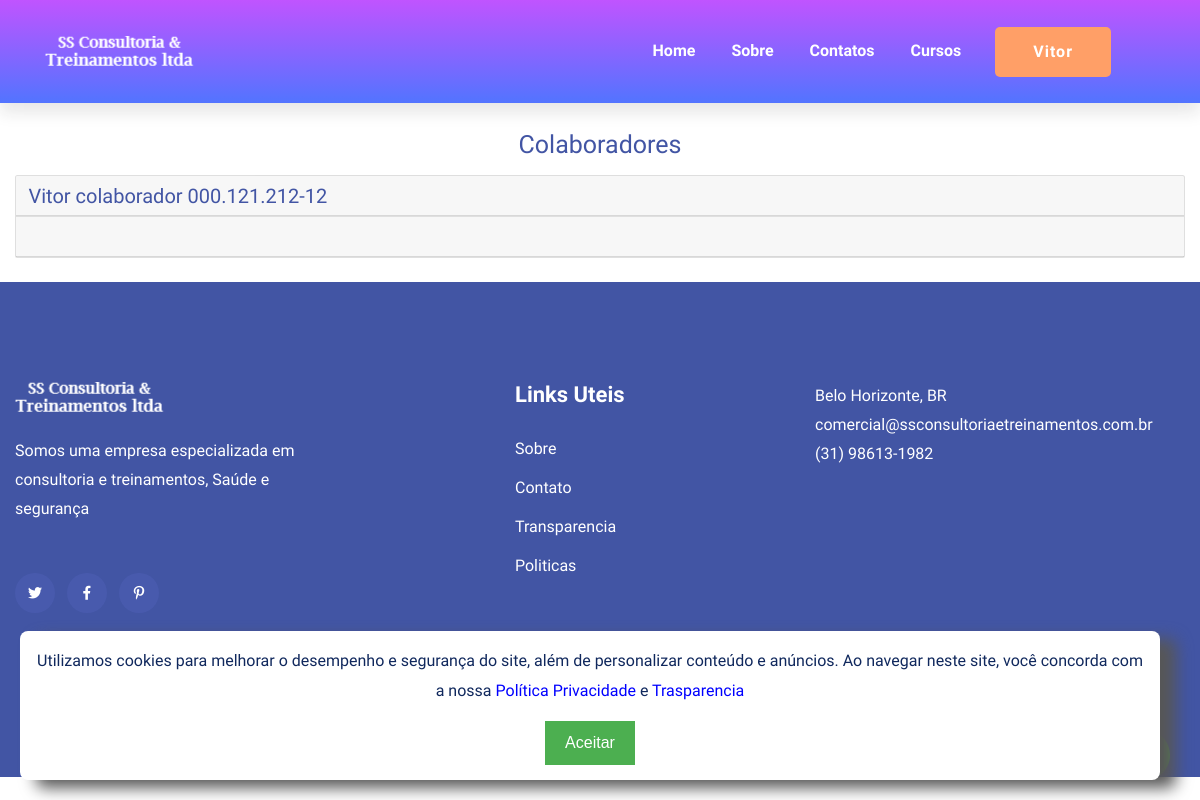
Before: /alunos/ (signed in) with the older database file.
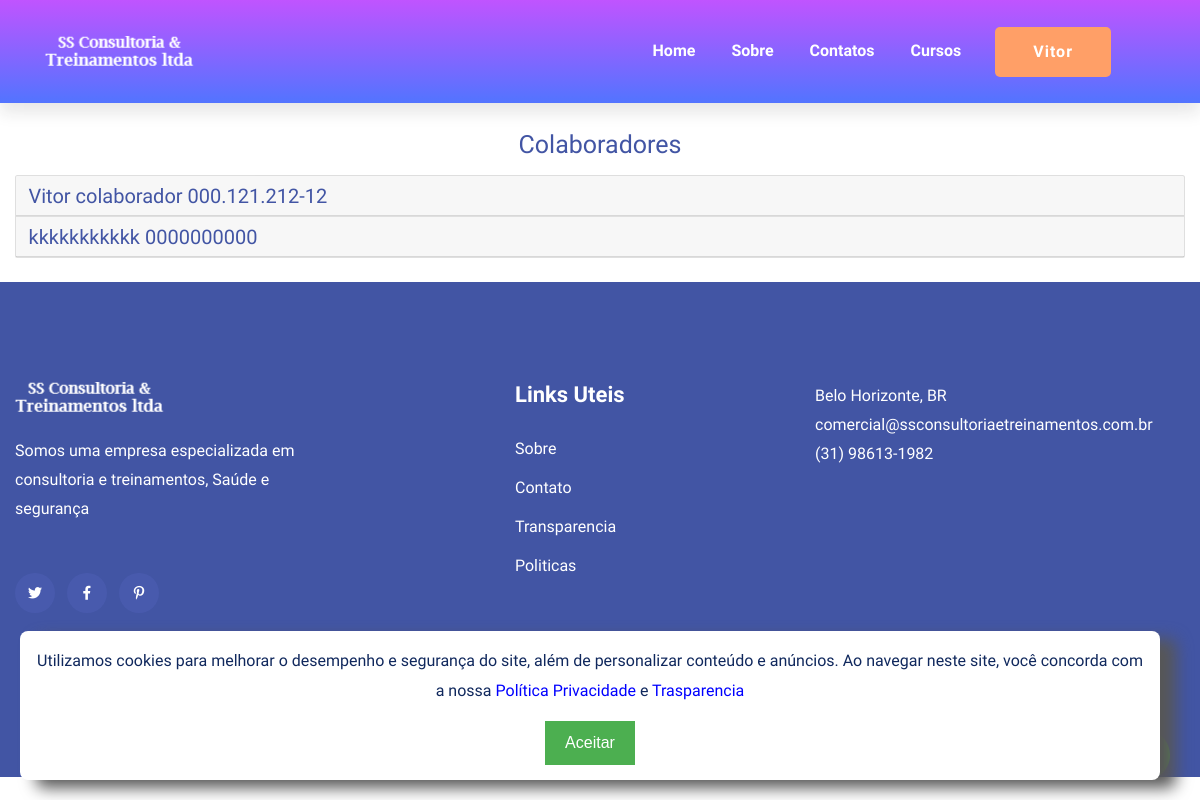
After: the same page with the newer database file.
### usuarios/models.py (models this page shows)
class USUARIO(AbstractUser):
    cpf = models.CharField(blank=True, max_length=18)
    is_gestor = models.BooleanField(default=False)
    alunos = models.ManyToManyField('self', related_name='gestores', symmetrical=False, blank=True)

### usuarios/views.py (the view)
# urls.py: path('alunos/',views.listar_alunos, name='listar_alunos'),
@login_required
def listar_alunos(request):
    if not request.user.is_gestor:
        return HttpResponseForbidden("Você não tem permissão para acessar esta página.")
    alunos = request.user.alunos.all()
    cursos = Cursos.objects.all()  # Assuming you want to list progress for all courses
    alunos_com_progresso = []
    for aluno in alunos:
        aluno_progresso = []
        for curso in cursos:
            progresso = calcular_progresso_curso(aluno, curso.id)
            pode_emitir = pode_emitir_certificado(aluno, curso.id)
            aluno_progresso.append({
                'curso': curso,
                'progresso': progresso,
                'pode_emitir': pode_emitir
            })
        alunos_com_progresso.append({
            'aluno': aluno,
            'progresso': aluno_progresso
        })
    return render(request, 'listar_alunos.html', {'alunos_com_progresso': alunos_com_progresso})

### cursos/utils.py (called while the page is built)
def calcular_progresso_curso(usuario, curso_id):
    curso = get_object_or_404(Cursos, id=curso_id)
    total_aulas = Aulas.objects.filter(curso=curso).count()
    aulas_concluidas = ProgressoAula.objects.filter(usuario=usuario, aula__curso=curso, concluida=True).count()
    if total_aulas == 0:
        return 0
    progresso = int((aulas_concluidas / total_aulas) * 100)
    return progresso

def pode_emitir_certificado(usuario, curso_id):
    progresso = calcular_progresso_curso(usuario, curso_id)
    return progresso >= 85

### usuarios/templates/listar_alunos.html (shortened to what this page needs)
{% extends 'base-novo.html'%}
{% load static %}
{% block 'body' %}
<div class="container mt-5">
    <h1 class="mb-4 text-center">Colaboradores</h1>
    <div class="accordion" id="alunosAccordion">
        {% for aluno_progresso in alunos_com_progresso %}
        <div class="card">
            <div class="card-header" id="heading{{ forloop.counter }}">
                <h2 class="mb-0">
                    <a class="text-center" type="button" data-toggle="collapse" data-target="#collapse{{ forloop.counter }}" aria-expanded="true" aria-controls="collapse{{ forloop.counter }}">
                        {{ aluno_progresso.aluno.first_name }} {{ aluno_progresso.aluno.cpf }}
                    </a>
                </h2>
            </div>
        </div>
        {% endfor %}
    </div>
    <br>
</div>
{% endblock%}

Changed rows visible on the page:
changed USUARIO: aluno.first_name (not shown) → "kkkkkkkkkkk"; aluno.cpf (not shown) → "0000000000"
